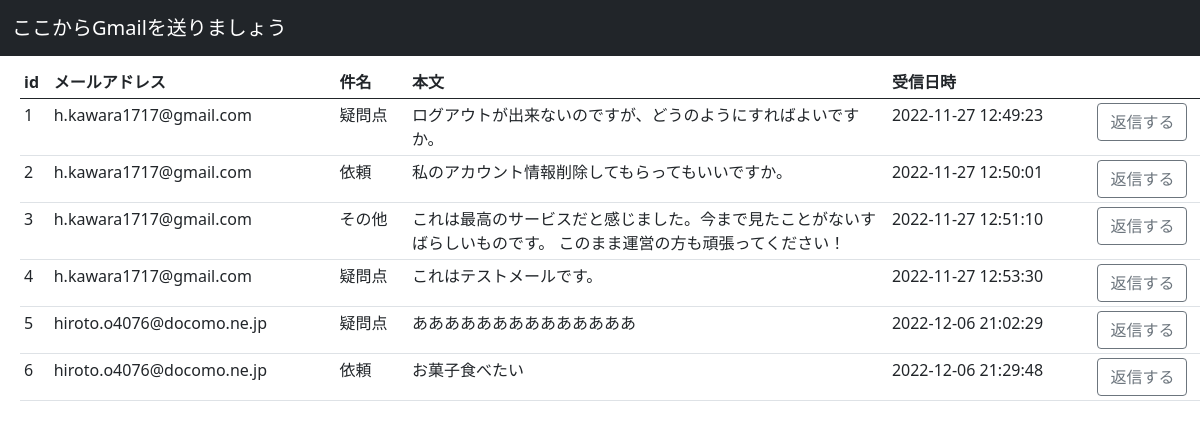
Page /list on the committed database.
### app.py (models this page shows)
class Mail(Base):
    __tablename__ = 'mails'
    id = Column(Integer, Sequence("id"), primary_key=True)
    email = Column(String)
    subject = Column(String)
    body = Column(String)
    date = Column(DateTime, default=datetime.now)

### app.py (the view)
@app.route("/list")
def list():
    maillist = []
    Session = sessionmaker(bind=engine)
    session = Session()
    for r in session.query(Mail):
        m = {}
        m["id"] = r.id
        m["email"] = r.email
        m["subject"] = r.subject
        m["body"] = r.body
        m["date"] = r.date
        maillist.append(m)
        m["date"] = str(m["date"]).split(".")[0]
    session.commit()
    return render_template("list.html", contents=maillist)

### templates/list.html (shortened to what this page needs)
<!DOCTYPE html>
<html lamg="ja">
<head>
    <link href="https://cdn.jsdelivr.net/npm/bootstrap@5.0.2/dist/css/bootstrap.min.css" rel="stylesheet">
    <link rel="stylesheet" href="../static/style.css">
</head>
<body>
    <nav class="navbar navbar-dark bg-dark">
        <div class="container-fluid">
            <a class="navbar-brand" href="/">ここからGmailを送りましょう</a>
        </div>
    </nav>
    <table class="table table-sm list">
        <thead>
            <tr>
                <th>id</th>
                <th>メールアドレス</th>
                <th>件名</th>
                <th>本文</th>
                <th>受信日時</th>
                <th>           </th>
            </tr>
        </thead>
        <tbody>
            {% for content in contents %}
                <tr>
                    <td>{{ content.id }}</td>
                    <td>{{ content.email }}</td>
                    <td>{{ content.subject }}</td>
                    <td class="body">{{ content.body }}</td>
                    <td>{{ content.date }}</td>
                    <td>
                        <a class="btn btn-outline-secondary" href="/reply/{{ content.id }}">返信する</a>
                    </td>
                </tr>
            {% endfor %}
        </tbody>
    </table>
</body>
</html>

### static/style.css (style rules this page uses)
.body { width:40%; }
.list { margin: 10px 20px 20px; }

### rows in the picture
Mail: id "1", email "h.kawara1717@gmail.com", subject "疑問点", body "ログアウトが出来ないのですが、どうのようにすればよいですか。", date "2022-11-27 12:49:23"
Mail: id "2", email "h.kawara1717@gmail.com", subject "依頼", body "私のアカウント情報削除してもらってもいいですか。", date "2022-11-27 12:50:01"
Mail: id "3", email "h.kawara1717@gmail.com", subject "その他", body "これは最高のサービスだと感じました。今まで見たことがないすばらしいものです。 このまま運営の方も頑張ってください！", date "2022-11-27 12:51:10"
Mail: id "4", email "h.kawara1717@gmail.com", subject "疑問点", body "これはテストメールです。", date "2022-11-27 12:53:30"
Mail: id "5", email "hiroto.o4076@docomo.ne.jp", subject "疑問点", body "ああああああああああああああ", date "2022-12-06 21:02:29"
Mail: id "6", email "hiroto.o4076@docomo.ne.jp", subject "依頼", body "お菓子食べたい", date "2022-12-06 21:29:48"
